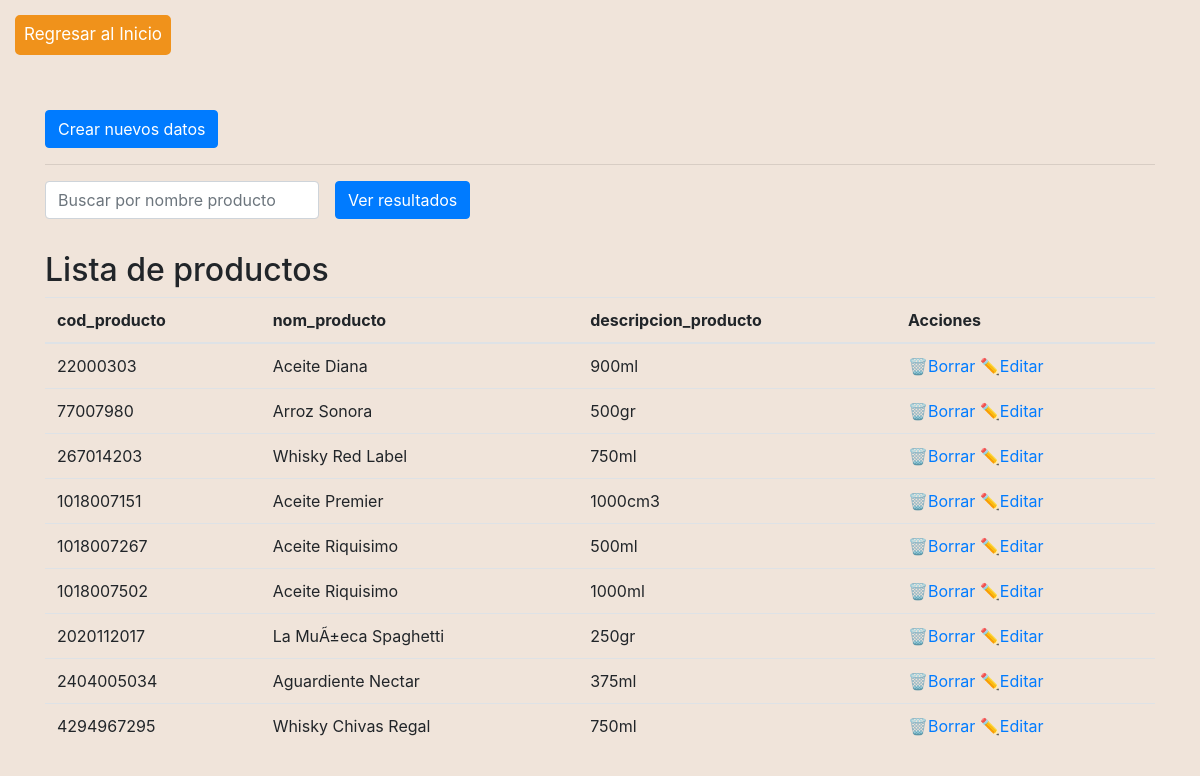
The page / on the database its author committed.
### tables this page shows
CREATE TABLE `productos` (
  `cod_producto` int(50) UNSIGNED NOT NULL,
  `nom_producto` varchar(30) NOT NULL,
  `descripcion_producto` varchar(30) NOT NULL,
  `created_at` timestamp NOT NULL DEFAULT current_timestamp(),
  `updated_at` timestamp NOT NULL DEFAULT current_timestamp()
);

### funciones.php (called while the page is built, shortened)
<?php
function escapar($html) {
  return htmlspecialchars($html, ENT_QUOTES | ENT_SUBSTITUTE, "UTF-8");
}

### index.php (the view, shortened to what this page needs)
<?php
include 'funciones.php';
$error = false;
$config = include 'config.php';
try {
  $dsn = 'mysql:host=' . $config['db']['host'] . ';dbname=' . $config['db']['name'];
  $conexion = new PDO($dsn, $config['db']['user'], $config['db']['pass'], $config['db']['options']);
  if (isset($_POST['nom_producto'])) {
    $consultaSQL = "SELECT * FROM productos WHERE nom_producto LIKE '%" . $_POST['nom_producto'] . "%'";
  } else {
    $consultaSQL = "SELECT * FROM productos";
  }
  $sentencia = $conexion->prepare($consultaSQL);
  $sentencia->execute();
  $productos = $sentencia->fetchAll();
} catch(PDOException $error) {
  $error= $error->getMessage();
}
$titulo = isset($_POST['nom_producto']) ? 'Lista de productos (' . $_POST['nom_producto'] . ')' : 'Lista de productos';
?>
<?php include "../CRUD/templates/header.php"; ?>
<form action="../Mercaley/administrador/usuario/">
<input type="submit" class="regresar" value="Regresar al Inicio">
</form>
<div class="container">
  <div class="row">
    <div class="col-md-12">
      <a href="crear.php"  class="btn btn-primary mt-4">Crear nuevos datos</a>
      <hr>
      <form method="post" class="form-inline">
        <div class="form-group mr-3">
          <input type="text" id="nom_ producto" name="nom_producto" placeholder="Buscar por nombre producto" class="form-control">
        </div>
        <button type="submit" name="submit" class="btn btn-primary">Ver resultados</button>
      </form>
    </div>
  </div>
</div>
<div class="container">
  <div class="row">
    <div class="col-md-12">
      <h2 class="mt-3"><?= $titulo ?></h2>
      <table class="table">
        <thead>
          <tr>
            <th>cod_producto</th>
            <th>nom_producto</th>
            <th>descripcion_producto</th>
            <th>Acciones</th>
          </tr>
        </thead>
        <tbody>
          <?php
          if ($productos && $sentencia->rowCount() > 0) {
            foreach ($productos as $fila) {
              ?>
              <tr>
                <td><?php echo escapar($fila["cod_producto"]); ?></td>
                <td><?php echo escapar($fila["nom_producto"]); ?></td>
                <td><?php echo escapar($fila["descripcion_producto"]); ?></td>
                <td>
                  <a href="<?= 'borrar.php?cod_producto=' . escapar($fila["cod_producto"]) ?>">🗑️Borrar</a>
                  <a href="<?= 'editar.php?cod_producto=' . escapar($fila["cod_producto"]) ?>">✏️Editar</a>
                </td>
              </tr>
              <?php
            }
          }
          ?>
      </table>
    </div>
  </div>
</div>
<!DOCTYPE html>
<html>
<head>
</head>
<?php include "templates/footer.php"; ?>

### templates/header.php (shortened to what this page needs)
<html lang="es">
  <head>
    <link rel="stylesheet" href="https://stackpath.bootstrapcdn.com/bootstrap/4.5.2/css/bootstrap.min.css" />
  </head>
  <body>

### templates/footer.php
</body>
</html>

### index.php (style rules this page uses)
body { margin: 0; background: #f0e4da; }
.regresar { margin: 15px; height: 40px; background-color: #F0921B; border: solid #F0921B; color: #fff; border-radius: 5px; font-size: 17px; }

### rows shown on the page
productos: cod_producto "22000303", nom_producto "Aceite Diana", descripcion_producto "900ml"
productos: cod_producto "77007980", nom_producto "Arroz Sonora", descripcion_producto "500gr"
productos: cod_producto "267014203", nom_producto "Whisky Red Label", descripcion_producto "750ml"
productos: cod_producto "1018007151", nom_producto "Aceite Premier", descripcion_producto "1000cm3"
productos: cod_producto "1018007267", nom_producto "Aceite Riquisimo", descripcion_producto "500ml"
productos: cod_producto "1018007502", nom_producto "Aceite Riquisimo", descripcion_producto "1000ml"
productos: cod_producto "2020112017", nom_producto "La MuÃ±eca Spaghetti", descripcion_producto "250gr"
productos: cod_producto "2404005034", nom_producto "Aguardiente Nectar", descripcion_producto "375ml"
productos: cod_producto "4294967295", nom_producto "Whisky Chivas Regal", descripcion_producto "750ml"

### other values the page prints
$titulo "Lista de productos"
